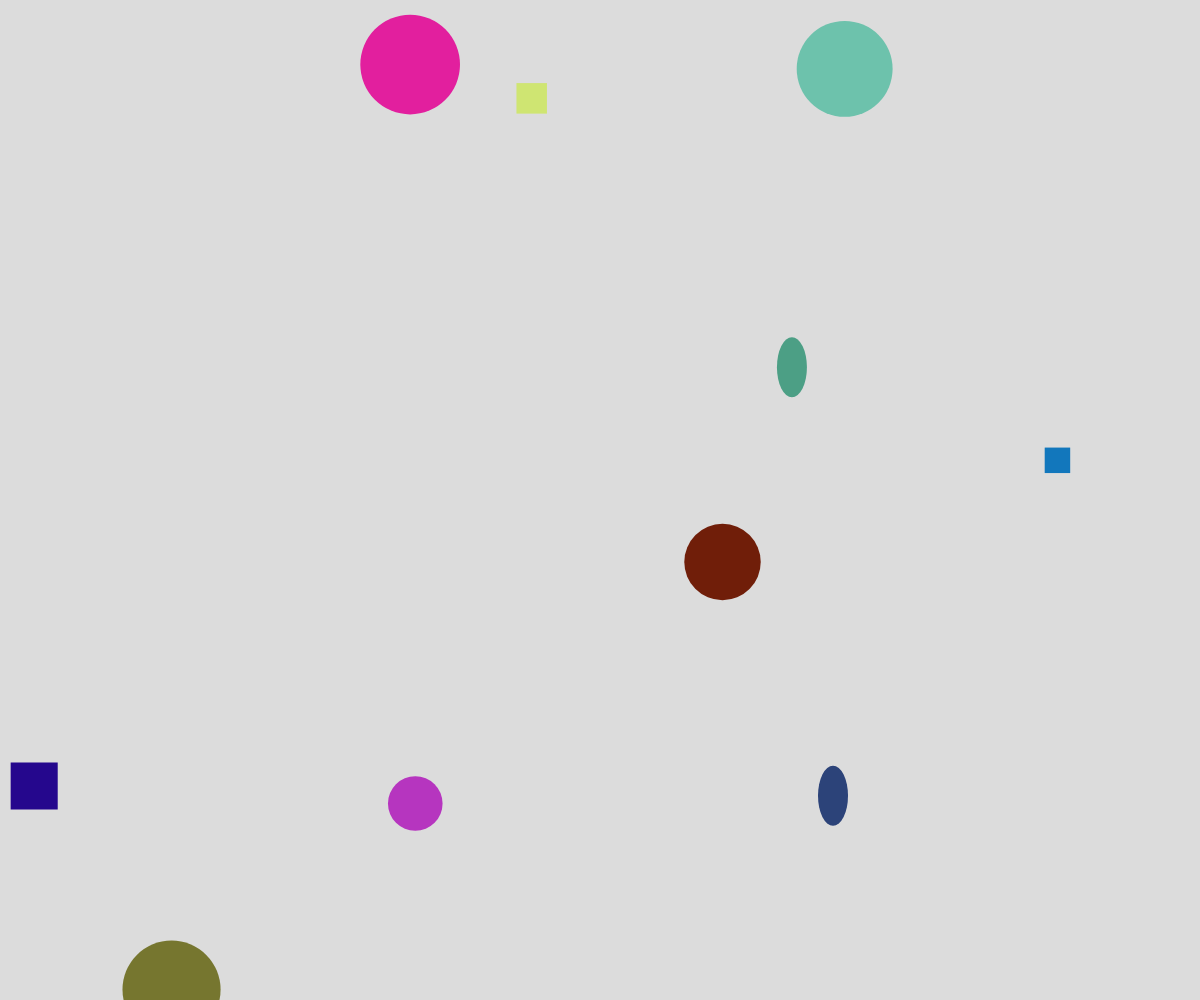
Frame 1 (no input)
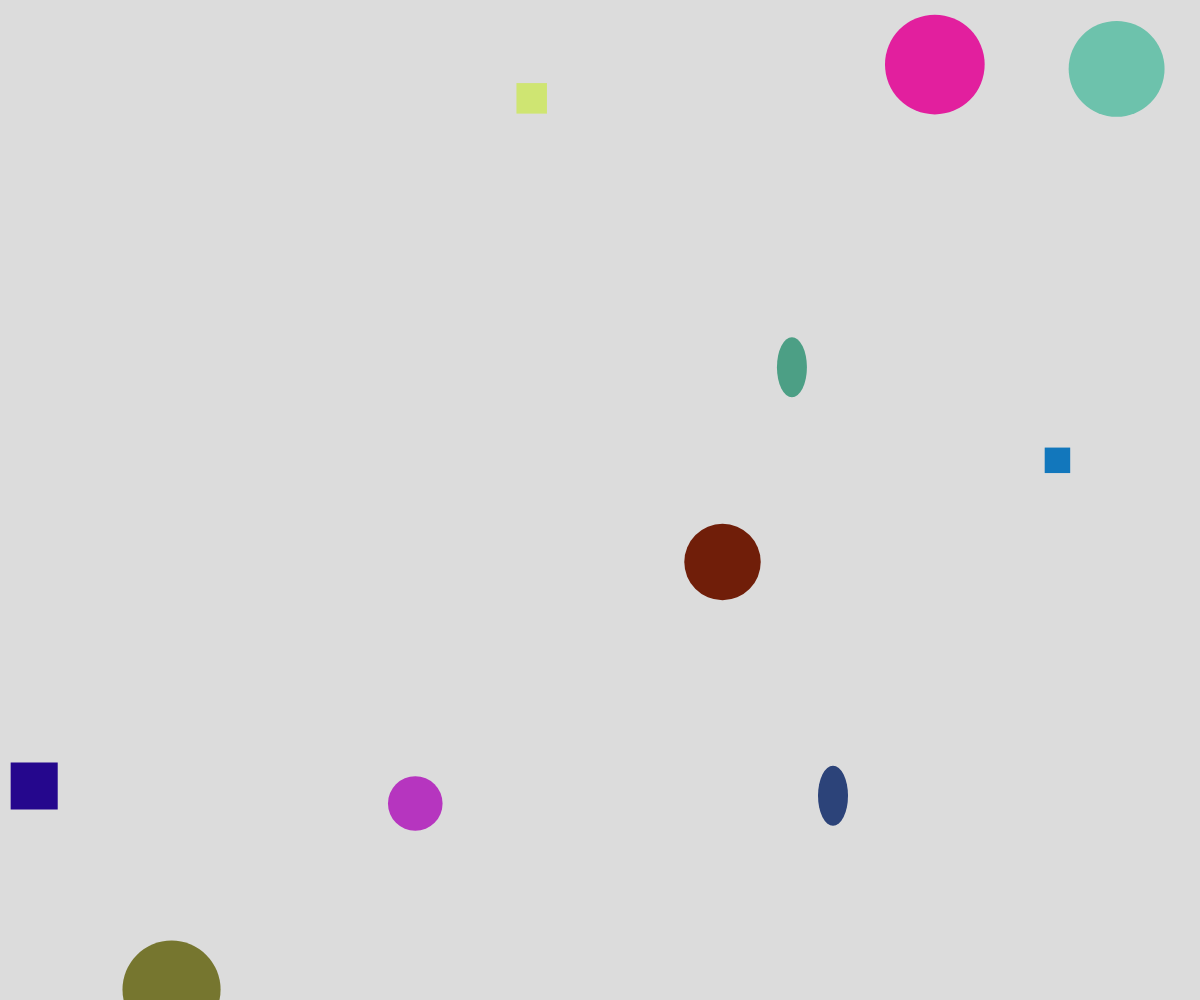
Frame 60 (no input)
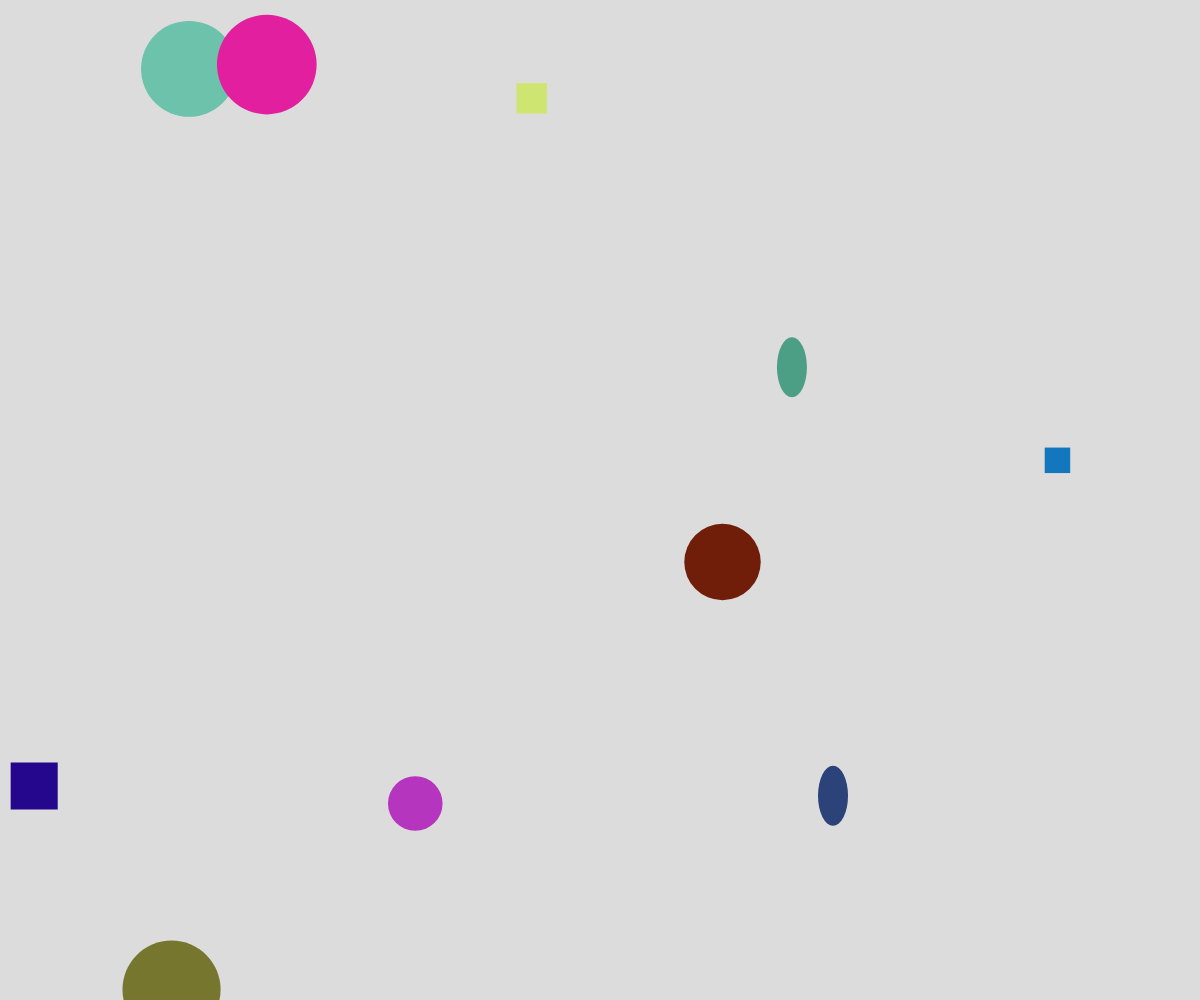
Frame 120 (the mouse pressed at the canvas centre since frame 60)

The p5.js sketch that drew these frames (run headless with seeded random() and noise() and a simulated clock; from frame 60 on, the mouse is pressed at the canvas centre):

// p5.js sketch
// ── sketch.js
// OPP Inheritance Demo

let theShape = [];

function setup() {
  createCanvas(windowWidth, windowHeight);

  for (let i = 0; i < 10; i++){
    let someColor = color(random(255), random(255), random(255));
    let x = random(width);
    let y = random(height);
    let choice = random(100);
    
    if (choice < 25){
      let someShape = new Shape(x, y, someColor);
      theShape.push(someShape);
    }
    else if (choice < 50){
      let radius = random(20, 50);
      let someCircle = new Circle(x, y, someColor, radius);
      theShape.push(someCircle);
    }
    else if (choice < 75){
      let size = random(20, 50);
      let someSquare = new Square(x, y, someColor, size);
      theShape.push(someSquare);
    }
    else{
      let radius = random(20, 50);
      let speed = random(2, 10);
      let someMovingCircle = new MovingCircle(x, y, someColor, radius, speed);
      theShape.push(someMovingCircle);
    }
  }
}

function draw() {
  background(220);
  for (let shape of theShape){
    shape.display();
  }
}

class Shape{
  constructor(x, y, color){
    this.x = x;
    this.y = y;
    this.color = color;
  }

  display(){

    //place holder
    noStroke();
    fill(this.color);
    ellipse(this.x, this.y, 30, 60);
  }
}

class Circle extends Shape{
  constructor(x, y, color, r){
    super(x, y, color);
    this.radius = r;
  }
  display(){
    noStroke();
    fill(this.color);
    circle(this.x, this.y, this.radius * 2);
  }
}

class Square extends Shape{
  constructor(x, y, color, size){
    super(x, y, color);
    this.size = size;
  }
  display(){
    noStroke();
    fill(this.color);
    rectMode(CENTER);
    square(this.x, this.y, this.size);
  }
}

class MovingCircle extends Circle{
  constructor(x, y, color, radius, speed){
    super(x, y, color, radius);
    this.speed = speed;
  }

  update(){
    this.x += this.speed;

    if(this.x > width){
      this.x = 0;
    }
  }

  display(){
    this.update();
    super.display();
  }
}
